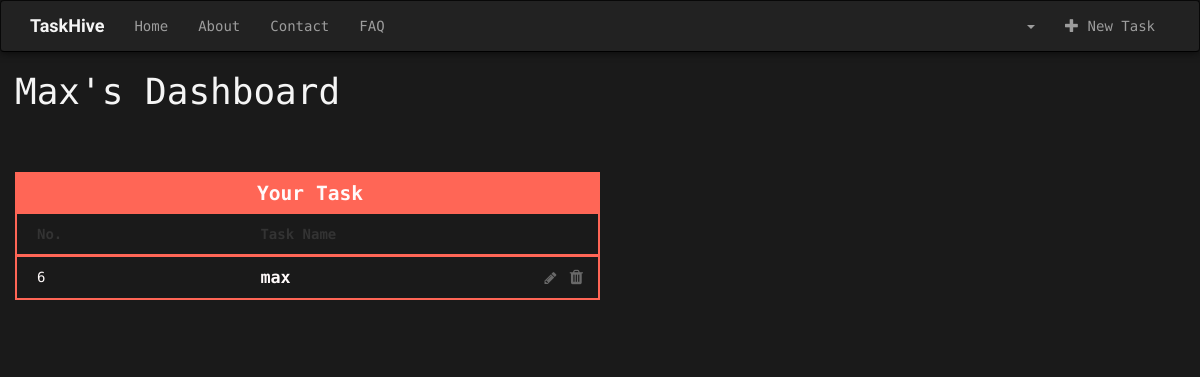
/dashboard/ (signed in), run on an earlier commit of the app's database.
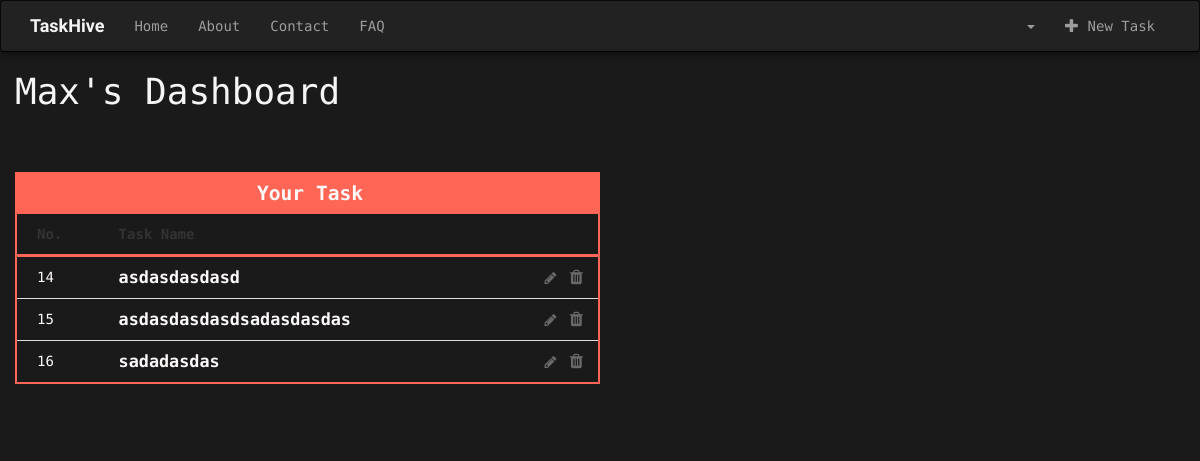
And on a later commit of the database.
### tasks/models.py (models this page shows, shortened)
class Task(models.Model):
    created_by = models.ForeignKey(User)
    created_at = models.DateTimeField(auto_now_add=True)
    name = models.CharField(max_length=50)
    description = models.TextField(blank=True)
    id = models.AutoField(primary_key=True)
    slug = models.SlugField(max_length=250, unique=True)
    class Me:
        ordering = ["created_at"]

### pages/views.py (the view)
# urls.py: url(r'dashboard/$', views.dashboard_view, name='dashboard'),
@login_required(login_url="/login/")
def dashboard_view(request):
    tasks = task_view.task_for_user(request.user)
    return render(request, 'pages/dashboard.html', {'tasks': tasks})

### tasks/views.py (called while the page is built)
def task_for_user(user):
    return Task.objects.filter(created_by=user)

### pages/templates/pages/dashboard.html (shortened to what this page needs)
{% extends "base.html" %}
{% block content %}
<div class="container-fluid">
  <header>
    <h1>{{ request.user|title }}'s Dashboard</h1>
  </header>
  <table class="col-md-6">
    <thead>
      <tr>
        <th colspan="3" class="text-center table-head"><b>Your Task</b></th>
      </tr>
      <tr>
        <th>No.</th>
        <th colspan="2">Task Name</th>
      </tr>
    </thead>
    <tbody>
      {% for task in tasks %}
      <tr>
        <td>{{ task.id }}</td>
        <td><a href="{% url 'task_detail' slug=task.slug %}"><b>{{ task.name }}</b></a></td>
        <td>
          <i class="fa fa-pencil button alterar"></i>
          <a class="table-url" href="{% url 'task_delete' slug=task.slug %}"><i class="fa fa-trash button excluir"></i></a>
        </td>
      </tr>
      {% endfor %}
    </tbody>
  </table>
</div>
{% endblock %}

What changed in the data, as far as the page shows it:
removed Task: id "6", name "max"
added Task: id "14", name "asdasdasdasd"
added Task: id "15", name "asdasdasdasdsadasdasdas"
added Task: id "16", name "sadadasdas"
